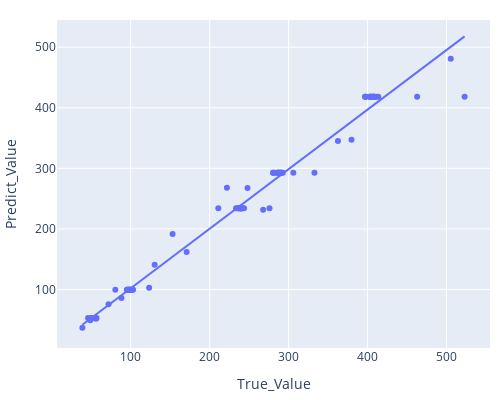

The code cell stored with this chart in its notebook:
### Markdown cell above
<h2 style="color:cyan">Polynomial Regression Model - Main Stress - 2 inputs</h2>

### Code cell
# Sm Vs impeller tm & impeller D2
polyEstimate(df_stress[['D2','tm']], ym_train_stress.Sm)
